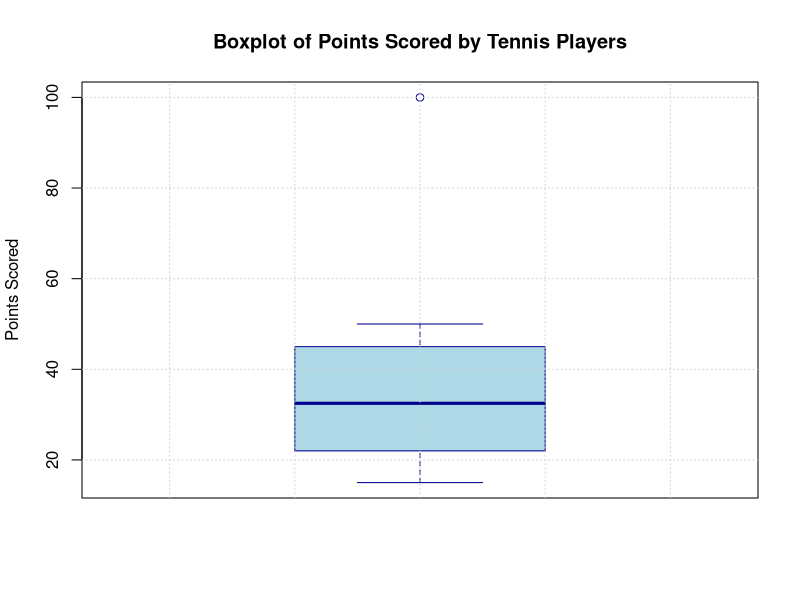

This figure's R source:
points_scored <- c(15, 20, 22, 25, 30, 35, 40, 45, 50, 100)

boxplot(points_scored, 
        main = "Boxplot of Points Scored by Tennis Players", 
        ylab = "Points Scored", 
        col = "lightblue", 
        border = "darkblue")

grid()
